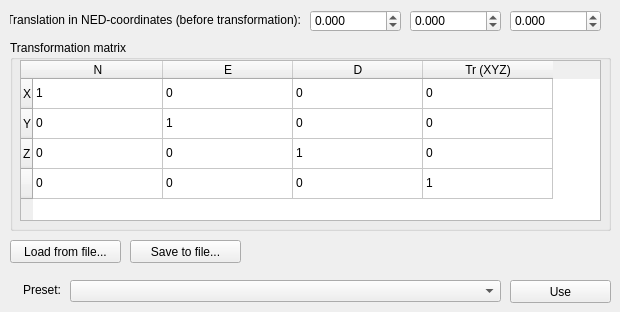
     <widget class="QWidget" name="tab_TranslateTransform">
      <attribute name="title">
       <string>Translate/Transform</string>
      </attribute>
      <widget class="QLabel" name="label_CameraPosition_2">
       <property name="geometry">
        <rect>
         <x>10</x>
         <y>10</y>
         <width>291</width>
         <height>20</height>
        </rect>
       </property>
       <property name="text">
        <string>Translation in NED-coordinates (before transformation):</string>
       </property>
       <property name="alignment">
        <set>Qt::AlignRight|Qt::AlignTrailing|Qt::AlignVCenter</set>
       </property>
      </widget>
      <widget class="QDoubleSpinBox" name="doubleSpinBox_Translation_E">
       <property name="geometry">
        <rect>
         <x>410</x>
         <y>10</y>
         <width>91</width>
         <height>22</height>
        </rect>
       </property>
       <property name="decimals">
        <number>3</number>
       </property>
       <property name="minimum">
        <double>-10000.000000000000000</double>
       </property>
       <property name="maximum">
        <double>10000.000000000000000</double>
       </property>
       <property name="singleStep">
        <double>0.010000000000000</double>
       </property>
       <property name="value">
        <double>0.000000000000000</double>
       </property>
      </widget>
      <widget class="QDoubleSpinBox" name="doubleSpinBox_Translation_D">
       <property name="geometry">
        <rect>
         <x>510</x>
         <y>10</y>
         <width>91</width>
         <height>22</height>
        </rect>
       </property>
       <property name="decimals">
        <number>3</number>
       </property>
       <property name="minimum">
        <double>-10000.000000000000000</double>
       </property>
       <property name="maximum">
        <double>10000.000000000000000</double>
       </property>
       <property name="singleStep">
        <double>0.010000000000000</double>
       </property>
       <property name="value">
        <double>0.000000000000000</double>
       </property>
      </widget>
      <widget class="QDoubleSpinBox" name="doubleSpinBox_Translation_N">
       <property name="geometry">
        <rect>
         <x>310</x>
         <y>10</y>
         <width>91</width>
         <height>22</height>
        </rect>
       </property>
       <property name="decimals">
        <number>3</number>
       </property>
       <property name="minimum">
        <double>-10000.000000000000000</double>
       </property>
       <property name="maximum">
        <double>10000.000000000000000</double>
       </property>
       <property name="singleStep">
        <double>0.010000000000000</double>
       </property>
      </widget>
      <widget class="QGroupBox" name="groupBox_TransformationMatrix">
       <property name="geometry">
        <rect>
         <x>10</x>
         <y>40</y>
         <width>601</width>
         <height>191</height>
        </rect>
       </property>
       <property name="title">
        <string>Transformation matrix</string>
       </property>
       <widget class="QTableWidget" name="tableWidget_TransformationMatrix">
        <property name="geometry">
         <rect>
          <x>10</x>
          <y>20</y>
          <width>581</width>
          <height>161</height>
         </rect>
        </property>
        <property name="alternatingRowColors">
         <bool>false</bool>
        </property>
        <property name="wordWrap">
         <bool>false</bool>
        </property>
        <property name="cornerButtonEnabled">
         <bool>true</bool>
        </property>
        <property name="rowCount">
         <number>4</number>
        </property>
        <property name="columnCount">
         <number>4</number>
        </property>
        <attribute name="horizontalHeaderCascadingSectionResizes">
         <bool>false</bool>
        </attribute>
        <attribute name="horizontalHeaderDefaultSectionSize">
         <number>130</number>
        </attribute>
        <attribute name="horizontalHeaderStretchLastSection">
         <bool>false</bool>
        </attribute>
        <attribute name="verticalHeaderCascadingSectionResizes">
         <bool>false</bool>
        </attribute>
        <row>
         <property name="text">
          <string>X</string>
         </property>
        </row>
        <row>
         <property name="text">
          <string>Y</string>
         </property>
        </row>
        <row>
         <property name="text">
          <string>Z</string>
         </property>
        </row>
        <row>
         <property name="text">
          <string/>
         </property>
        </row>
        <column>
         <property name="text">
          <string>N</string>
         </property>
        </column>
        <column>
         <property name="text">
          <string>E</string>
         </property>
        </column>
        <column>
         <property name="text">
          <string>D</string>
         </property>
        </column>
        <column>
         <property name="text">
          <string>Tr (XYZ)</string>
         </property>
        </column>
        <item row="0" column="0">
         <property name="text">
          <string>1</string>
         </property>
        </item>
        <item row="0" column="1">
         <property name="text">
          <string>0</string>
         </property>
        </item>
        <item row="0" column="2">
         <property name="text">
          <string>0</string>
         </property>
        </item>
        <item row="0" column="3">
         <property name="text">
          <string>0</string>
         </property>
        </item>
        <item row="1" column="0">
         <property name="text">
          <string>0</string>
         </property>
        </item>
        <item row="1" column="1">
         <property name="text">
          <string>1</string>
         </property>
        </item>
        <item row="1" column="2">
         <property name="text">
          <string>0</string>
         </property>
        </item>
        <item row="1" column="3">
         <property name="text">
          <string>0</string>
         </property>
        </item>
        <item row="2" column="0">
         <property name="text">
          <string>0</string>
         </property>
        </item>
        <item row="2" column="1">
         <property name="text">
          <string>0</string>
         </property>
        </item>
        <item row="2" column="2">
         <property name="text">
          <string>1</string>
         </property>
        </item>
        <item row="2" column="3">
         <property name="text">
          <string>0</string>
         </property>
        </item>
        <item row="3" column="0">
         <property name="text">
          <string>0</string>
         </property>
        </item>
        <item row="3" column="1">
         <property name="text">
          <string>0</string>
         </property>
        </item>
        <item row="3" column="2">
         <property name="text">
          <string>0</string>
         </property>
        </item>
        <item row="3" column="3">
         <property name="text">
          <string>1</string>
         </property>
        </item>
       </widget>
      </widget>
      <widget class="QPushButton" name="pushButton_LoadTransformation">
       <property name="geometry">
        <rect>
         <x>10</x>
         <y>240</y>
         <width>111</width>
         <height>23</height>
        </rect>
       </property>
       <property name="text">
        <string>Load from file...</string>
       </property>
      </widget>
      <widget class="QPushButton" name="pushButton_SaveTransformation">
       <property name="geometry">
        <rect>
         <x>130</x>
         <y>240</y>
         <width>111</width>
         <height>23</height>
        </rect>
       </property>
       <property name="text">
        <string>Save to file...</string>
       </property>
      </widget>
      <widget class="QLabel" name="label_Preset">
       <property name="geometry">
        <rect>
         <x>10</x>
         <y>280</y>
         <width>51</width>
         <height>20</height>
        </rect>
       </property>
       <property name="text">
        <string>Preset:</string>
       </property>
       <property name="alignment">
        <set>Qt::AlignRight|Qt::AlignTrailing|Qt::AlignVCenter</set>
       </property>
      </widget>
      <widget class="QComboBox" name="comboBox_Presets">
       <property name="geometry">
        <rect>
         <x>70</x>
         <y>280</y>
         <width>431</width>
         <height>22</height>
        </rect>
       </property>
      </widget>
      <widget class="QPushButton" name="pushButton_Preset">
       <property name="geometry">
        <rect>
         <x>510</x>
         <y>280</y>
         <width>101</width>
         <height>23</height>
        </rect>
       </property>
       <property name="text">
        <string>Use</string>
       </property>
      </widget>
     </widget>
